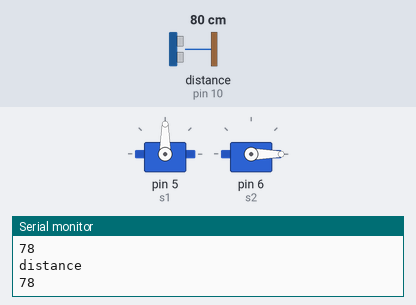
Recording of a sketch running on a simulated Arduino Uno, built with avr-gcc and run on an emulated ATmega328P. Parts: 2 × servo, the last lines printed to the serial monitor. Wiring (inferred from the names in the program): ultrasonic range finder: trigger pin 9; echo pin 10. The inputs (shaded band) are chosen by the test bench; at power-on: distance to the obstacle (sensor on pin 10) 80 cm. The echo pulse lasts 58.3 µs per cm.

Above: at 2.0 s.
2.1 s: distance to the obstacle (sensor on pin 10) set to 87 cm
3.8 s: distance to the obstacle (sensor on pin 10) set to 95 cm
At 6.2 s:
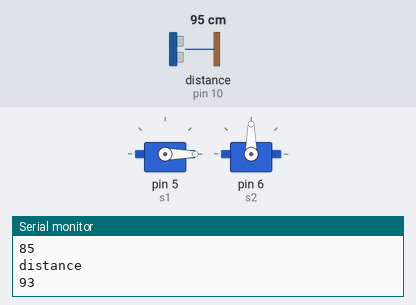
6.5 s: distance to the obstacle (sensor on pin 10) set to 2 cm
At 8.4 s:
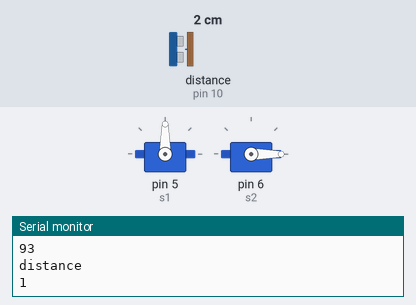
9.0 s: distance to the obstacle (sensor on pin 10) set to 120 cm
At 10.6 s:
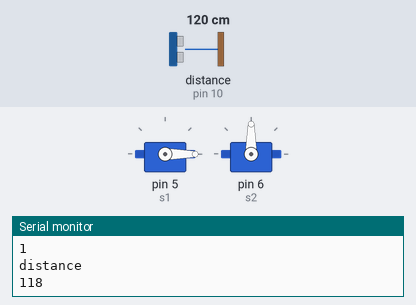
Timing chart, 0 to 12.1 s (numbered marks = the images above; inputs shaded):
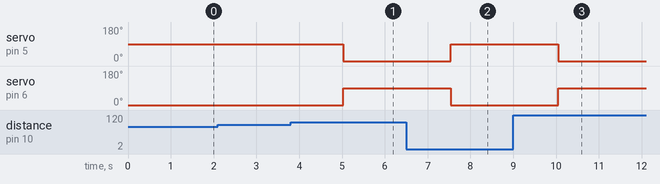

Measured:
- the behaviour switches between 91 and 92 cm on distance to the obstacle (sensor on pin 10) (found by bisection; images 0 and 1)
- after the input at 3.8 s, servo on pin 5 (s1): 90° → 0° after 1.2 s; servo on pin 6 (s2): 0° → 90° after 1.2 s
- after the input at 6.5 s, servo on pin 5 (s1): 0° → 90° after 1.0 s; servo on pin 6 (s2): 90° → 0° after 1.0 s
- after the input at 9.0 s, servo on pin 5 (s1): 90° → 0° after 1.0 s; servo on pin 6 (s2): 0° → 90° after 1.0 s

The sketch:

Automated_mask.ino
```cpp
#include <Servo.h>

const int tp=9;
const int ep=10;
int duration;
int h;
int H;

Servo s1;
Servo s2;

void setup() {
  Serial.begin(9600);
  pinMode(tp,OUTPUT);
  pinMode(ep,INPUT);
}

void loop() {
  digitalWrite(tp,LOW);
  delayMicroseconds(10);
  digitalWrite(tp,HIGH);
  delayMicroseconds(10);
  digitalWrite(tp,LOW);


  duration=pulseIn(ep,HIGH);

  h=duration*0.034*0.5;

  if(h<90){

    s1.attach(5);
    s2.attach(6);
    s1.write(90);
    s2.write(0);
    delay(250);
    s1.detach();
    s2.detach();
  }

  else{
    s1.attach(5);
    s2.attach(6);
    s1.write(0);
    s2.write(90);
    delay(250);
    s1.detach();
    s2.detach();
  }

  Serial.println("distance");
  Serial.println(h);

  delay(1000);

}
```
